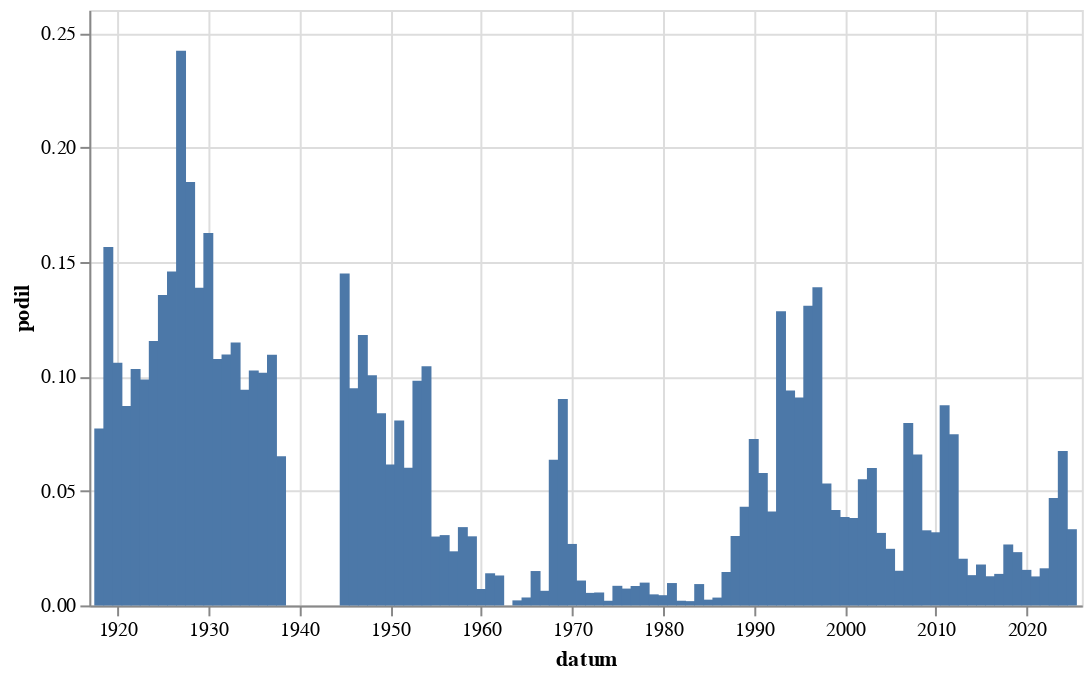

Notebook source saved alongside this figure:
### Code cell
graf(vyvoj(r'[Rr]eform'))

### Figure 1 — Vega-Lite specification as saved in the notebook (floating-point values rounded to 4 significant figures)
{"config": {"view": {"continuousWidth": 300, "continuousHeight": 300}}, "data": {"name": "data-c2955f32b50580eb76407194be99e1cd"}, "mark": {"type": "bar"}, "encoding": {"x": {"field": "datum", "type": "temporal"}, "y": {"field": "podil", "type": "quantitative"}}, "height": 300, "width": 500, "$schema": "https://vega.github.io/schema/vega-lite/v5.8.0.json", "datasets": {"data-c2955f32b50580eb76407194be99e1cd": [{"datum": "1918-01-01T00:00:00", "text": 20, "text_right": 259, "podil": 0.07722}, {"datum": "1919-01-01T00:00:00", "text": 359, "text_right": 2294, "podil": 0.1565}, {"datum": "1920-01-01T00:00:00", "text": 322, "text_right": 3038, "podil": 0.106}, {"datum": "1921-01-01T00:00:00", "text": 357, "text_right": 4098, "podil": 0.08712}, {"datum": "1922-01-01T00:00:00", "text": 401, "text_right": 3886, "podil": 0.1032}, {"datum": "1923-01-01T00:00:00", "text": 249, "text_right": 2523, "podil": 0.09869}, {"datum": "1924-01-01T00:00:00", "text": 341, "text_right": 2955, "podil": 0.1154}, {"datum": "1925-01-01T00:00:00", "text": 316, "text_right": 2332, "podil": 0.1355}, {"datum": "1926-01-01T00:00:00", "text": 500, "text_right": 3430, "podil": 0.1458}, {"datum": "1927-01-01T00:00:00", "text": 720, "text_right": 2973, "podil": 0.2422}, {"datum": "1928-01-01T00:00:00", "text": 564, "text_right": 3050, "podil": 0.1849}, {"datum": "1929-01-01T00:00:00", "text": 238, "text_right": 1716, "podil": 0.1387}, {"datum": "1930-01-01T00:00:00", "text": 561, "text_right": 3451, "podil": 0.1626}, {"datum": "1931-01-01T00:00:00", "text": 325, "text_right": 3022, "podil": 0.1075}, {"datum": "1932-01-01T00:00:00", "text": 225, "text_right": 2054, "podil": 0.1095}, {"datum": "1933-01-01T00:00:00", "text": 247, "text_right": 2152, "podil": 0.1148}, {"datum": "1934-01-01T00:00:00", "text": 171, "text_right": 1816, "podil": 0.09416}, {"datum": "1935-01-01T00:00:00", "text": 145, "text_right": 1414, "podil": 0.1025}, {"datum": "1936-01-01T00:00:00", "text": 210, "text_right": 2067, "podil": 0.1016}, {"datum": "1937-01-01T00:00:00", "text": 204, "text_right": 1864, "podil": 0.1094}, {"datum": "1938-01-01T00:00:00", "text": 64, "text_right": 983, "podil": 0.06511}, {"datum": "1945-01-01T00:00:00", "text": 30, "text_right": 207, "podil": 0.1449}, {"datum": "1946-01-01T00:00:00", "text": 158, "text_right": 1666, "podil": 0.09484}, {"datum": "1947-01-01T00:00:00", "text": 195, "text_right": 1651, "podil": 0.1181}, {"datum": "1948-01-01T00:00:00", "text": 136, "text_right": 1353, "podil": 0.1005}, {"datum": "1949-01-01T00:00:00", "text": 47, "text_right": 560, "podil": 0.08393}, {"datum": "1950-01-01T00:00:00", "text": 20, "text_right": 325, "podil": 0.06154}, {"datum": "1951-01-01T00:00:00", "text": 21, "text_right": 260, "podil": 0.08077}, {"datum": "1952-01-01T00:00:00", "text": 16, "text_right": 266, "podil": 0.06015}, {"datum": "1953-01-01T00:00:00", "text": 21, "text_right": 214, "podil": 0.09813}, {"datum": "1954-01-01T00:00:00", "text": 21, "text_right": 201, "podil": 0.1045}, {"datum": "1955-01-01T00:00:00", "text": 4, "text_right": 133, "podil": 0.03008}, {"datum": "1956-01-01T00:00:00", "text": 7, "text_right": 228, "podil": 0.0307}, {"datum": "1957-01-01T00:00:00", "text": 6, "text_right": 254, "podil": 0.02362}, {"datum": "1958-01-01T00:00:00", "text": 8, "text_right": 234, "podil": 0.03419}, {"datum": "1959-01-01T00:00:00", "text": 7, "text_right": 232, "podil": 0.03017}, {"datum": "1960-01-01T00:00:00", "text": 2, "text_right": 279, "podil": 0.007168}, {"datum": "1961-01-01T00:00:00", "text": 4, "text_right": 285, "podil": 0.01404}, {"datum": "1962-01-01T00:00:00", "text": 2, "text_right": 153, "podil": 0.01307}, {"datum": "1964-01-01T00:00:00", "text": 1, "text_right": 453, "podil": 0.002208}, {"datum": "1965-01-01T00:00:00", "text": 1, "text_right": 288, "podil": 0.003472}, {"datum": "1966-01-01T00:00:00", "text": 5, "text_right": 333, "podil": 0.01502}, {"datum": "1967-01-01T00:00:00", "text": 2, "text_right": 313, "podil": 0.00639}, {"datum": "1968-01-01T00:00:00", "text": 69, "text_right": 1084, "podil": 0.06365}, {"datum": "1969-01-01T00:00:00", "text": 75, "text_right": 832, "podil": 0.09014}, {"datum": "1970-01-01T00:00:00", "text": 16, "text_right": 596, "podil": 0.02685}, {"datum": "1971-01-01T00:00:00", "text": 6, "text_right": 552, "podil": 0.01087}, {"datum": "1972-01-01T00:00:00", "text": 2, "text_right": 365, "podil": 0.005479}, {"datum": "1973-01-01T00:00:00", "text": 3, "text_right": 531, "podil": 0.00565}, {"datum": "1974-01-01T00:00:00", "text": 1, "text_right": 491, "podil": 0.002037}, {"datum": "1975-01-01T00:00:00", "text": 5, "text_right": 584, "podil": 0.008562}, {"datum": "1976-01-01T00:00:00", "text": 3, "text_right": 408, "podil": 0.007353}, {"datum": "1977-01-01T00:00:00", "text": 4, "text_right": 471, "podil": 0.008493}, {"datum": "1978-01-01T00:00:00", "text": 5, "text_right": 502, "podil": 0.00996}, {"datum": "1979-01-01T00:00:00", "text": 2, "text_right": 414, "podil": 0.004831}, {"datum": "1980-01-01T00:00:00", "text": 2, "text_right": 448, "podil": 0.004464}, {"datum": "1981-01-01T00:00:00", "text": 3, "text_right": 307, "podil": 0.009772}, {"datum": "1982-01-01T00:00:00", "text": 1, "text_right": 487, "podil": 0.002053}, {"datum": "1983-01-01T00:00:00", "text": 1, "text_right": 534, "podil": 0.001873}, {"datum": "1984-01-01T00:00:00", "text": 4, "text_right": 429, "podil": 0.009324}, {"datum": "1985-01-01T00:00:00", "text": 1, "text_right": 397, "podil": 0.002519}, {"datum": "1986-01-01T00:00:00", "text": 1, "text_right": 292, "podil": 0.003425}, {"datum": "1987-01-01T00:00:00", "text": 6, "text_right": 411, "podil": 0.0146}, {"datum": "1988-01-01T00:00:00", "text": 17, "text_right": 561, "podil": 0.0303}, {"datum": "1989-01-01T00:00:00", "text": 44, "text_right": 1022, "podil": 0.04305}, {"datum": "1990-01-01T00:00:00", "text": 383, "text_right": 5274, "podil": 0.07262}, {"datum": "1991-01-01T00:00:00", "text": 451, "text_right": 7806, "podil": 0.05778}, {"datum": "1992-01-01T00:00:00", "text": 231, "text_right": 5627, "podil": 0.04105}, {"datum": "1993-01-01T00:00:00", "text": 51, "text_right": 397, "podil": 0.1285}, {"datum": "1994-01-01T00:00:00", "text": 35, "text_right": 373, "podil": 0.09383}, {"datum": "1995-01-01T00:00:00", "text": 51, "text_right": 562, "podil": 0.09075}, {"datum": "1996-01-01T00:00:00", "text": 64, "text_right": 489, "podil": 0.1309}, {"datum": "1997-01-01T00:00:00", "text": 95, "text_right": 684, "podil": 0.1389}, {"datum": "1998-01-01T00:00:00", "text": 95, "text_right": 1785, "podil": 0.05322}, {"datum": "1999-01-01T00:00:00", "text": 325, "text_right": 7791, "podil": 0.04171}, {"datum": "2000-01-01T00:00:00", "text": 317, "text_right": 8218, "podil": 0.03857}, {"datum": "2001-01-01T00:00:00", "text": 296, "text_right": 7754, "podil": 0.03817}, {"datum": "2002-01-01T00:00:00", "text": 348, "text_right": 6316, "podil": 0.0551}, {"datum": "2003-01-01T00:00:00", "text": 515, "text_right": 8590, "podil": 0.05995}, {"datum": "2004-01-01T00:00:00", "text": 249, "text_right": 7865, "podil": 0.03166}, {"datum": "2005-01-01T00:00:00", "text": 270, "text_right": 10922, "podil": 0.02472}, {"datum": "2006-01-01T00:00:00", "text": 116, "text_right": 7664, "podil": 0.01514}, {"datum": "2007-01-01T00:00:00", "text": 593, "text_right": 7448, "podil": 0.07962}, {"datum": "2008-01-01T00:00:00", "text": 525, "text_right": 7968, "podil": 0.06589}, {"datum": "2009-01-01T00:00:00", "text": 290, "text_right": 8843, "podil": 0.03279}, {"datum": "2010-01-01T00:00:00", "text": 179, "text_right": 5605, "podil": 0.03194}, {"datum": "2011-01-01T00:00:00", "text": 686, "text_right": 7852, "podil": 0.08737}, {"datum": "2012-01-01T00:00:00", "text": 498, "text_right": 6659, "podil": 0.07479}, {"datum": "2013-01-01T00:00:00", "text": 87, "text_right": 4268, "podil": 0.02038}, {"datum": "2014-01-01T00:00:00", "text": 126, "text_right": 9532, "podil": 0.01322}, {"datum": "2015-01-01T00:00:00", "text": 176, "text_right": 9853, "podil": 0.01786}, {"datum": "2016-01-01T00:00:00", "text": 129, "text_right": 10133, "podil": 0.01273}, {"datum": "2017-01-01T00:00:00", "text": 114, "text_right": 8277, "podil": 0.01377}, {"datum": "2018-01-01T00:00:00", "text": 262, "text_right": 9846, "podil": 0.02661}, {"datum": "2019-01-01T00:00:00", "text": 253, "text_right": 10877, "podil": 0.02326}, {"datum": "2020-01-01T00:00:00", "text": 167, "text_right": 10757, "podil": 0.01552}, {"datum": "2021-01-01T00:00:00", "text": 114, "text_right": 9003, "podil": 0.01266}, {"datum": "2022-01-01T00:00:00", "text": 171, "text_right": 10550, "podil": 0.01621}, {"datum": "2023-01-01T00:00:00", "text": 544, "text_right": 11599, "podil": 0.0469}, {"datum": "2024-01-01T00:00:00", "text": 790, "text_right": 11725, "podil": 0.06738}, {"datum": "2025-01-01T00:00:00", "text": 155, "text_right": 4659, "podil": 0.03327}]}}
